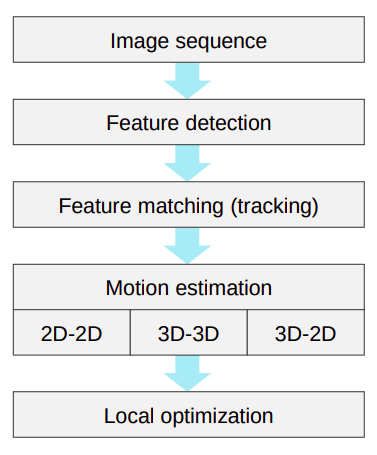
//> input picture assets/VO_pipeline.png, 377 x 455 px
$ ./feature_extraction ../assets/VO_pipeline.png ../assets/VO_pipeline.png   (built with g++ and OpenCV 4)
//> lines starting //> are read from the running program, lines starting //| are printed output that depends on the picture
#include <iostream>
#include <opencv2/core/core.hpp>
#include <opencv2/features2d/features2d.hpp>
#include <opencv2/highgui/highgui.hpp>
#include <opencv2/imgproc.hpp>

int main(int argc, char** argv)
{
  if (argc != 3)
  {
    std::cout << "usage: feature_extraction img1 img2" << std::endl;
    return 1;
  }
  cv::Mat img_1 = cv::imread(argv[1]);
//> img_1 is the input picture: 455 rows x 377 cols, CV_8UC3; mean B, G, R 234.9, 234.6, 233.5
  cv::Mat img_2 = cv::imread(argv[2]);

  std::vector<cv::KeyPoint> keypoints_1, keypoints_2;
  cv::Mat descriptors_1, descriptors_2;

  // Initialize the feature detection
  cv::Ptr<cv::FeatureDetector> detector = cv::ORB::create();

  // Initialize the descriptor extraction
  cv::Ptr<cv::DescriptorExtractor> descriptor = cv::ORB::create();

  // Initialize descriptor matching
  cv::Ptr<cv::DescriptorMatcher> matcher = cv::DescriptorMatcher::create("BruteForce-Hamming");

  // Detect features in both images
  detector->detect(img_1, keypoints_1);
//> keypoints_1 = 500 keypoints; strongest (x, y, size): (231, 291, 31), (128, 123, 31), (199, 337, 31), (164, 330, 31)
  detector->detect(img_2, keypoints_2);
//> keypoints_2 has the same summary as keypoints_1

  // Compute descriptors in both images
  descriptor->compute(img_1, keypoints_1, descriptors_1);
  descriptor->compute(img_2, keypoints_2, descriptors_2);

  // Show the image with detected features
  cv::Mat outimg1;
  cv::drawKeypoints(img_1, keypoints_1, outimg1, cv::Scalar::all(-1), cv::DrawMatchesFlags::DEFAULT);
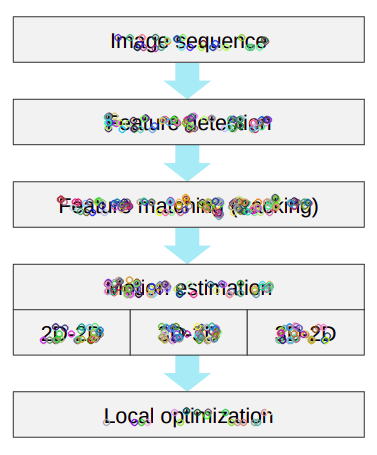
//> outimg1: 455 rows x 377 cols, CV_8UC3; mean B, G, R 232.7, 232.6, 231.1
  cv::imshow("Detected ORB features", outimg1);

  // Match the descriptors in the two images. Hamming distance is the default
  std::vector<cv::DMatch> matches;
  matcher->match(descriptors_1, descriptors_2, matches);
//> matches = 500 matches

  // Show the matches
  cv::Mat img_match;
  drawMatches(img_1, keypoints_1, img_2, keypoints_2, matches, img_match);
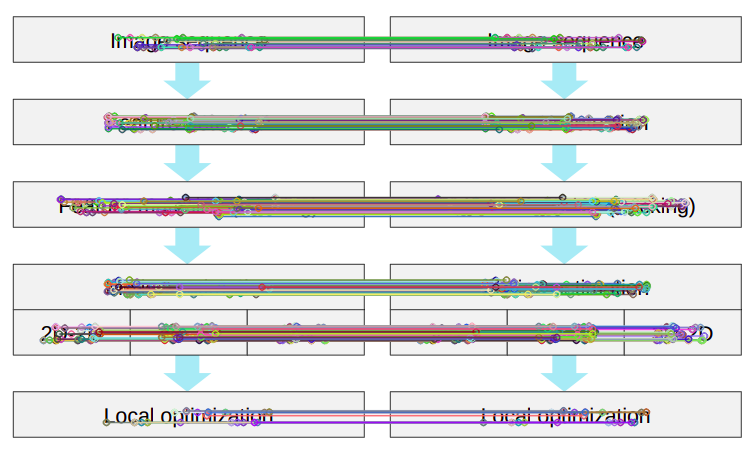
//> img_match: 455 rows x 754 cols, CV_8UC3; mean B, G, R 224.8, 224.9, 224.4
  imshow("All matches", img_match);

  // Filter the matches based on a distance threshold
  const double distance_thresh = 30;
  std::vector<cv::DMatch> good_matches;
  std::vector<float> disparities;
  std::vector<cv::Point2f> points_1;
  for (int i = 0; i < descriptors_1.rows; i++)
  {
    if (matches[i].distance <= distance_thresh)
    {
      good_matches.push_back(matches[i]);
      points_1.push_back(keypoints_1[matches[i].queryIdx].pt);
      // cameras' x axes are co-linear
      disparities.push_back(keypoints_1[matches[i].queryIdx].pt.x - keypoints_2[matches[i].trainIdx].pt.x);
    }
  }
//> after the loop, good_matches = 500 matches; points_1 = 500 Points (x, y), first 12: [147, 422], [231, 291], [164, 330], [167, 328], [254, 212], [318, 327], [159, 212], [284, 328], [189, 284], [231, 422], [137, 47], [281, 330]; disparities = 500 values, max 117 at index 7, min -117 at index 101, mean 0.468

  // Show the filtered match
  cv::Mat img_goodmatch;
  drawMatches(img_1, keypoints_1, img_2, keypoints_2, good_matches, img_goodmatch);
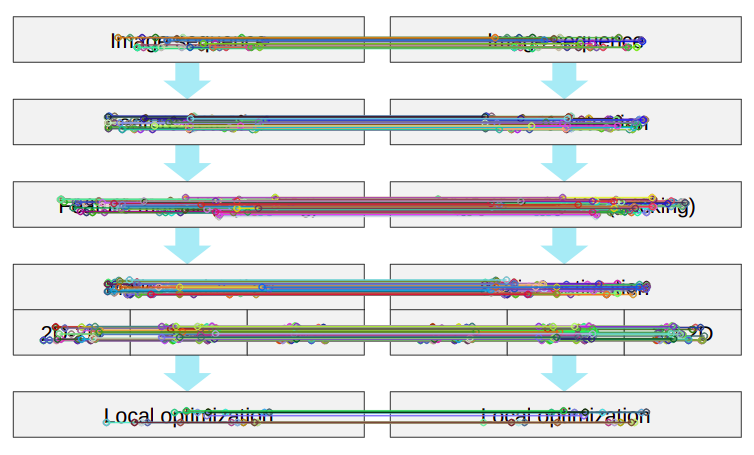
//> img_goodmatch: 455 rows x 754 cols, CV_8UC3; mean B, G, R 224.1, 224, 222
  cv::imwrite("img_goodmatch.png", img_goodmatch);
  imshow("Good matches", img_goodmatch);

  // calculate X,Y,Z of point relative to camera 1 given disparity, camera intrinsics, and baseline of camera.
  //  Estimated camera intrinsics:
  float height = img_1.rows;
//> height = 455
  float width = img_1.cols;
//> width = 377
  float f = height;
//> f = 455
  float tmp_intrinsics[9] = {
    f, 0, width/2,
    0, f, height/2,
    0, 0, 1
  };
//> tmp_intrinsics = [455, 0, 188.5, 0, 455, 227.5, 0, 0, 1]
  cv::Mat intrinsics = cv::Mat(3, 3, CV_32F, tmp_intrinsics);
  float baseline = 0.15;

  float tmp_inverse_intrinsics[6] = {
    1/f, 0, -width/(2*f),
    0, 1/f, -height/(2*f)
  };
//> tmp_inverse_intrinsics = [0.0022, 0, -0.414, 0, 0.0022, -0.5]
  cv::Mat inverse_intrinsics = cv::Mat(2, 3, CV_32F, tmp_inverse_intrinsics);

  std::vector<cv::Point3f>  cam_T_point;
  for (int i = 0; i < good_matches.size(); i++)
  {
    float Z = intrinsics.at<float>(0,0)*baseline/disparities[i];
    cv::Mat XY = cv::Mat(2, 1, CV_32F);
    float tmp_point[3] = {points_1[i].x, points_1[i].y, 1};
    cv::Mat image_point = cv::Mat(3,1, CV_32F, tmp_point);
    XY = Z * (inverse_intrinsics * image_point);
    cv::Point3f point_3d;
    point_3d.x = XY.at<float>(0,0);
    point_3d.y = XY.at<float>(1,0);
    point_3d.z = Z;
    cam_T_point.push_back(point_3d);
  }
//> this loop made 500 passes
//> (Z, image_point) on passes 1 to 3: (inf, [147, 422, 1]), (inf, [231, 291, 1]), (inf, [164, 330, 1])
//> after the loop, cam_T_point = 500 Point3s, first 12: [-inf, inf, inf], [inf, inf, inf], [-inf, inf, inf], [-inf, inf, inf], [inf, -inf, inf], [inf, inf, inf], [-inf, -inf, inf], [0.12, 0.13, 0.58], [inf, inf, inf], [inf, inf, inf], [-inf, -inf, inf], [0.12, 0.13, 0.58]

  for (int i = 0; i < good_matches.size(); i++)
  {
    std::cout << points_1[i] << ": " << disparities[i] << ": XYZ " << cam_T_point[i] << "\n";
    cv::putText(img_goodmatch,
                std::to_string(cam_T_point[i].z).substr(0,4),
                points_1[i],
                cv::FONT_HERSHEY_DUPLEX,
                0.5,
                cv::Scalar(255, 255, 255),
                2);
    cv::putText(img_goodmatch,
                std::to_string(cam_T_point[i].z).substr(0,4),
                points_1[i],
                cv::FONT_HERSHEY_DUPLEX,
                0.5,
                cv::Scalar(0, 0, 0),
                1);
  }
//> this loop made 500 passes
//| [147, 422]: 0: XYZ [-inf, inf, inf]
//| [231, 291]: 0: XYZ [inf, inf, inf]
//| [164, 330]: 0: XYZ [-inf, inf, inf]
//| [167, 328]: 0: XYZ [-inf, inf, inf]
//| [254, 212]: 0: XYZ [inf, -inf, inf]
//| [318, 327]: 0: XYZ [inf, inf, inf]
//| [159, 212]: 0: XYZ [-inf, -inf, inf]
//| [284, 328]: 117: XYZ [0.122436, 0.128846, 0.583333]
//> (output is shown up to pass 8 of 500)
//> pass 2, `cv::putText(img_goodmatch, std::to_string(cam_T_point[i].z).substr(0,4..`:
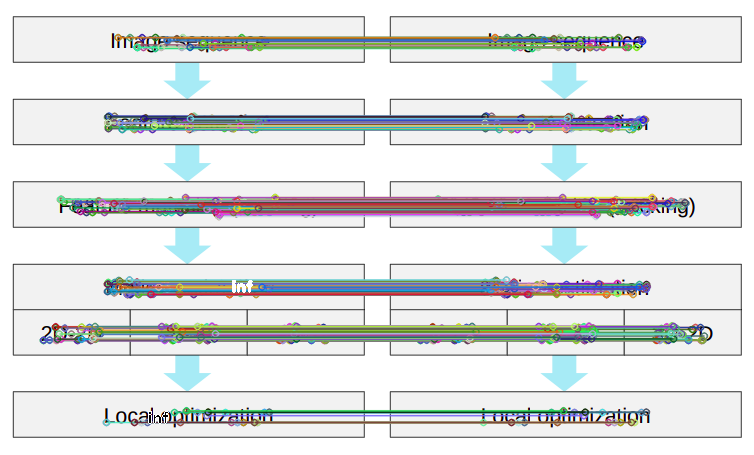
//> img_goodmatch: 455 rows x 754 cols, CV_8UC3; mean B, G, R 224.1, 224, 222.1
//> after the loop:
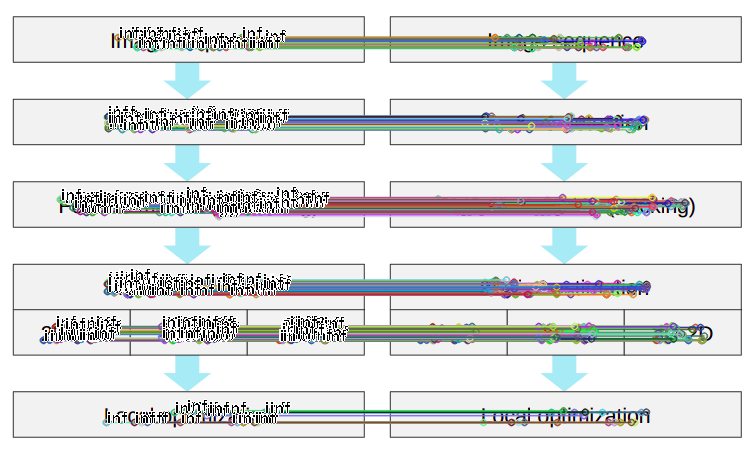
//> img_goodmatch: 455 rows x 754 cols, CV_8UC3; mean B, G, R 223.6, 223.3, 221.6
  imshow("Good matches with depth", img_goodmatch);

  cv::waitKey(0);
  return 0;
}
